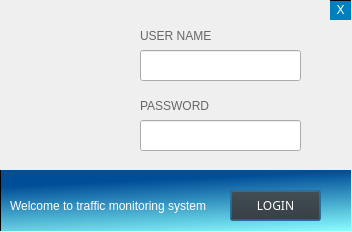
<?xml version="1.0" encoding="UTF-8"?>
<ui version="4.0">
 <class>LoginDig</class>
 <widget class="QDialog" name="LoginDig">
  <property name="geometry">
   <rect>
    <x>0</x>
    <y>0</y>
    <width>352</width>
    <height>232</height>
   </rect>
  </property>
  <property name="minimumSize">
   <size>
    <width>352</width>
    <height>232</height>
   </size>
  </property>
  <property name="maximumSize">
   <size>
    <width>352</width>
    <height>232</height>
   </size>
  </property>
  <property name="windowTitle">
   <string>Login</string>
  </property>
  <property name="windowOpacity">
   <double>0.950000000000000</double>
  </property>
  <property name="styleSheet">
   <string notr="true"/>
  </property>
  <widget class="QPushButton" name="LoginButton">
   <property name="geometry">
    <rect>
     <x>230</x>
     <y>190</y>
     <width>91</width>
     <height>31</height>
    </rect>
   </property>
   <property name="font">
    <font>
     <family>Arial Black</family>
     <pointsize>9</pointsize>
     <weight>10</weight>
     <italic>false</italic>
     <bold>false</bold>
    </font>
   </property>
   <property name="styleSheet">
    <string notr="true">background-color: rgb(47, 47, 47);
color: rgb(255, 255, 255);
font: 87 9pt &quot;Arial Black&quot;;</string>
   </property>
   <property name="text">
    <string>LOGIN</string>
   </property>
  </widget>
  <widget class="QLabel" name="Userlabel">
   <property name="geometry">
    <rect>
     <x>140</x>
     <y>20</y>
     <width>91</width>
     <height>31</height>
    </rect>
   </property>
   <property name="styleSheet">
    <string notr="true">font: 87 9pt &quot;Arial Black&quot;;
color: rgb(102, 102, 102);</string>
   </property>
   <property name="text">
    <string>USER NAME</string>
   </property>
  </widget>
  <widget class="QLineEdit" name="UserlineEdit">
   <property name="geometry">
    <rect>
     <x>140</x>
     <y>50</y>
     <width>161</width>
     <height>31</height>
    </rect>
   </property>
   <property name="styleSheet">
    <string notr="true">border-color: rgb(86, 86, 86);
font: 9pt &quot;Calibri&quot;;</string>
   </property>
   <property name="maxLength">
    <number>10</number>
   </property>
  </widget>
  <widget class="QLineEdit" name="pwdlineEdit">
   <property name="geometry">
    <rect>
     <x>140</x>
     <y>120</y>
     <width>161</width>
     <height>31</height>
    </rect>
   </property>
   <property name="styleSheet">
    <string notr="true">font: 8pt &quot;Agency FB&quot;;
border-color: rgb(86, 86, 86);
</string>
   </property>
   <property name="maxLength">
    <number>10</number>
   </property>
   <property name="echoMode">
    <enum>QLineEdit::Password</enum>
   </property>
  </widget>
  <widget class="QLabel" name="pwdlabel">
   <property name="geometry">
    <rect>
     <x>140</x>
     <y>90</y>
     <width>91</width>
     <height>31</height>
    </rect>
   </property>
   <property name="styleSheet">
    <string notr="true">font: 87 9pt &quot;Arial Black&quot;;
color: rgb(102, 102, 102);</string>
   </property>
   <property name="text">
    <string>PASSWORD</string>
   </property>
  </widget>
  <widget class="QLabel" name="bgLabel">
   <property name="geometry">
    <rect>
     <x>0</x>
     <y>170</y>
     <width>351</width>
     <height>61</height>
    </rect>
   </property>
   <property name="styleSheet">
    <string notr="true">background-color: qlineargradient(spread:pad, x1:0.761364, y1:0.08, x2:1, y2:1, stop:0 rgba(0, 78, 152, 255), stop:1 rgba(136, 255, 255, 255));
border-left-style:solid;border-left-width:1px;border-left-color:black;</string>
   </property>
   <property name="text">
    <string/>
   </property>
  </widget>
  <widget class="QLabel" name="bgLabel_2">
   <property name="geometry">
    <rect>
     <x>10</x>
     <y>190</y>
     <width>201</width>
     <height>31</height>
    </rect>
   </property>
   <property name="styleSheet">
    <string notr="true">color: rgb(255, 255, 255);
font: 87 7pt &quot;Arial Black&quot;;</string>
   </property>
   <property name="text">
    <string>Welcome to traffic monitoring system</string>
   </property>
  </widget>
  <widget class="QLabel" name="logoLabel">
   <property name="geometry">
    <rect>
     <x>3</x>
     <y>1</y>
     <width>130</width>
     <height>160</height>
    </rect>
   </property>
   <property name="minimumSize">
    <size>
     <width>130</width>
     <height>160</height>
    </size>
   </property>
   <property name="maximumSize">
    <size>
     <width>130</width>
     <height>160</height>
    </size>
   </property>
   <property name="text">
    <string/>
   </property>
  </widget>
  <widget class="QPushButton" name="pushButton">
   <property name="geometry">
    <rect>
     <x>330</x>
     <y>0</y>
     <width>21</width>
     <height>20</height>
    </rect>
   </property>
   <property name="styleSheet">
    <string notr="true">background-color: rgb(0, 127, 190);
color: rgb(255, 255, 255);
font: 87 9pt &quot;Arial Black&quot;;
border-top-style:solid;border-top-width:1px;border-top-color:black;</string>
   </property>
   <property name="text">
    <string>X</string>
   </property>
  </widget>
  <zorder>bgLabel</zorder>
  <zorder>LoginButton</zorder>
  <zorder>Userlabel</zorder>
  <zorder>UserlineEdit</zorder>
  <zorder>pwdlineEdit</zorder>
  <zorder>pwdlabel</zorder>
  <zorder>bgLabel_2</zorder>
  <zorder>logoLabel</zorder>
  <zorder>pushButton</zorder>
 </widget>
 <tabstops>
  <tabstop>UserlineEdit</tabstop>
  <tabstop>pwdlineEdit</tabstop>
  <tabstop>LoginButton</tabstop>
  <tabstop>pushButton</tabstop>
 </tabstops>
 <resources/>
 <connections>
  <connection>
   <sender>pushButton</sender>
   <signal>clicked()</signal>
   <receiver>LoginDig</receiver>
   <slot>close()</slot>
   <hints>
    <hint type="sourcelabel">
     <x>329</x>
     <y>12</y>
    </hint>
    <hint type="destinationlabel">
     <x>332</x>
     <y>32</y>
    </hint>
   </hints>
  </connection>
 </connections>
</ui>
